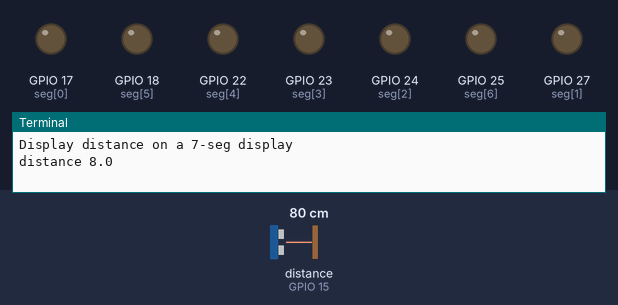
This program was run on a simulated Raspberry Pi (BCM pin numbers). Parts: output pins drawn as LEDs (lit = HIGH), the last lines printed to the terminal. The inputs (shaded band) are chosen by the test bench; at power-on: distance to the obstacle (sensor on GPIO 15) 80 cm. The echo pulse lasts 58.3 µs per cm; parts the program declares active-low are drawn by pin level, so they are really on while drawn off.

Above: at 1.2 s.
1.3 s: distance to the obstacle (sensor on GPIO 15) set to 74 cm
At 2.6 s:
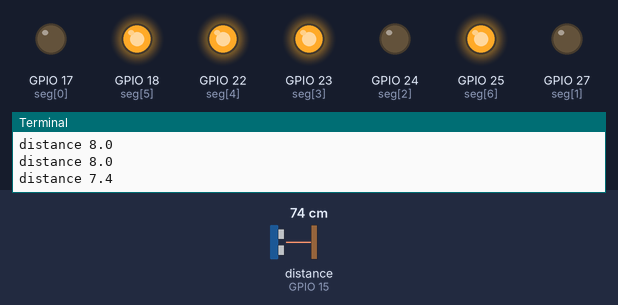
3.5 s: distance to the obstacle (sensor on GPIO 15) set to 66 cm
At 5.6 s:
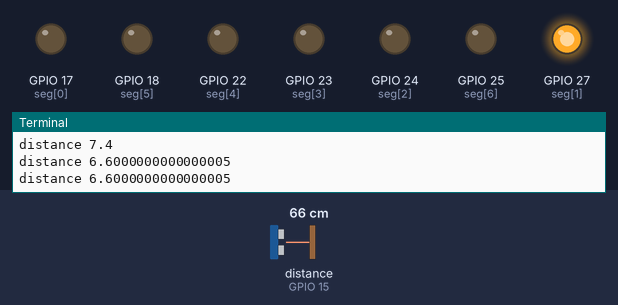
5.9 s: distance to the obstacle (sensor on GPIO 15) set to 54 cm
At 7.5 s:
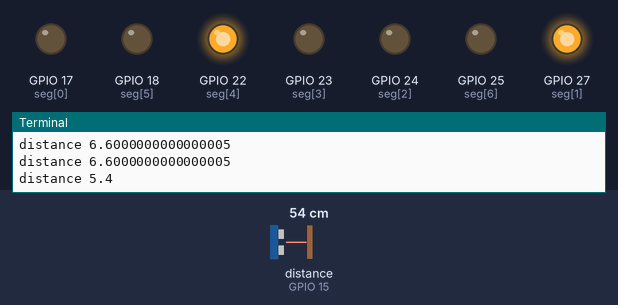
8.3 s: distance to the obstacle (sensor on GPIO 15) set to 2 cm
At 10.4 s:
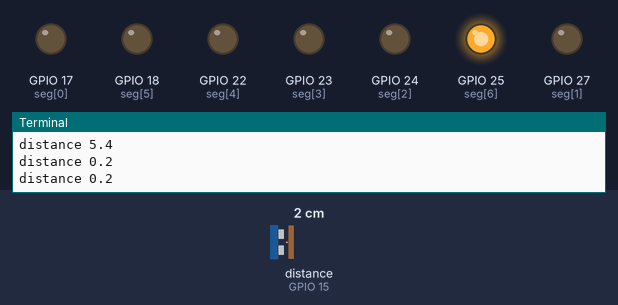
10.7 s: distance to the obstacle (sensor on GPIO 15) set to 18 cm
At 12.4 s:
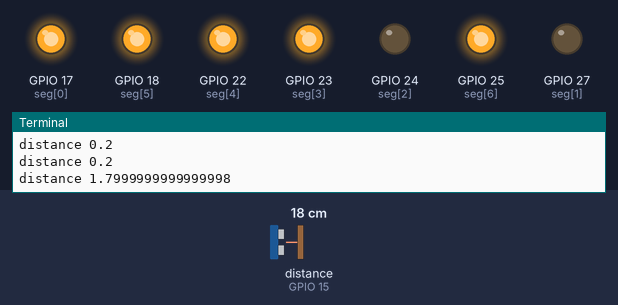
13.1 s: distance to the obstacle (sensor on GPIO 15) set to 4 cm
At 15.5 s:
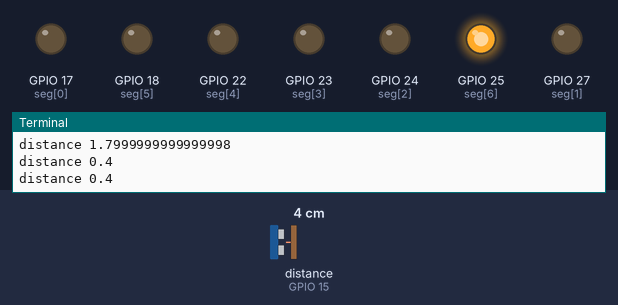
Timing chart, 0 to 16.5 s (numbered marks = the images above; inputs shaded):
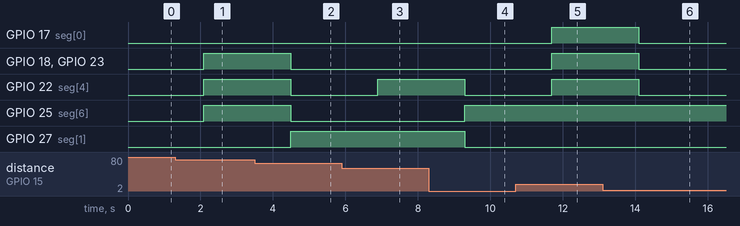

The program:

range_finder.py
```python
# displays the distance in decimetres on a 7-segment display
from gpiozero import LEDBoard  , DistanceSensor
from time import sleep

seg = LEDBoard(17, 27, 24, 23, 22, 18, 25, active_high=False)
sensor = DistanceSensor(echo=15, trigger=4)

seg_patterns = [
    (1, 1, 1, 1, 1, 1, 0),
    (0, 1, 1, 0, 0, 0, 0),
    (1, 1, 0, 1, 1, 0, 1),
    (1, 1, 1, 1, 0, 0, 1),
    (0, 1, 1, 0, 0, 1, 1),
    (1, 0, 1, 1, 0, 1, 1),
    (1, 0, 1, 1, 1, 1, 1),
    (1, 1, 1, 0, 0, 0, 0),
    (1, 1, 1, 1, 1, 1, 1),
    (1, 1, 1, 0, 0, 1, 1),
    (1, 1, 1, 0, 1, 1, 1),
    (0, 0, 1, 1, 1, 1, 1),
    (1, 0, 0, 1, 1, 1, 0),
    (0, 1, 1, 1, 1, 0, 1),
    (1, 0, 0, 1, 1, 1, 1),
    (1, 0, 0, 0, 1, 1, 1),
]

print("Display distance on a 7-seg display")
while True:
    distance = sensor.distance * 10 # distance in decimeters
    print("distance", distance)
    if distance > 15:
        distance = 15
    seg.value = seg_patterns[int(distance)]
    sleep(0.8)
```

Measured:
- the behaviour switches between 80 and 79 cm on distance to the obstacle (sensor on GPIO 15) (found by bisection; images 0 and 1)
- the behaviour switches between 70 and 69 cm on distance to the obstacle (sensor on GPIO 15) (found by bisection; images 1 and 2)
- the behaviour switches between 60 and 59 cm on distance to the obstacle (sensor on GPIO 15) (found by bisection; images 2 and 3)
- after the input at 1.3 s, GPIO 18 (seg[5]), GPIO 22 (seg[4]), GPIO 23 (seg[3]), GPIO 25 (seg[6]): LOW → HIGH after 0.78 s
- after the input at 3.5 s, GPIO 18 (seg[5]), GPIO 22 (seg[4]), GPIO 23 (seg[3]), GPIO 25 (seg[6]): HIGH → LOW after 0.98 s; GPIO 27 (seg[1]): LOW → HIGH after 0.98 s
- after the input at 5.9 s, GPIO 22 (seg[4]): LOW → HIGH after 0.99 s
- after the input at 8.3 s, GPIO 22 (seg[4]), GPIO 27 (seg[1]): HIGH → LOW after 0.99 s; GPIO 25 (seg[6]): LOW → HIGH after 0.99 s
- after the input at 10.7 s, GPIO 17 (seg[0]), GPIO 18 (seg[5]), GPIO 22 (seg[4]), GPIO 23 (seg[3]): LOW → HIGH after 0.99 s
- after the input at 13.1 s, GPIO 17 (seg[0]), GPIO 18 (seg[5]), GPIO 22 (seg[4]), GPIO 23 (seg[3]): HIGH → LOW after 0.99 s
